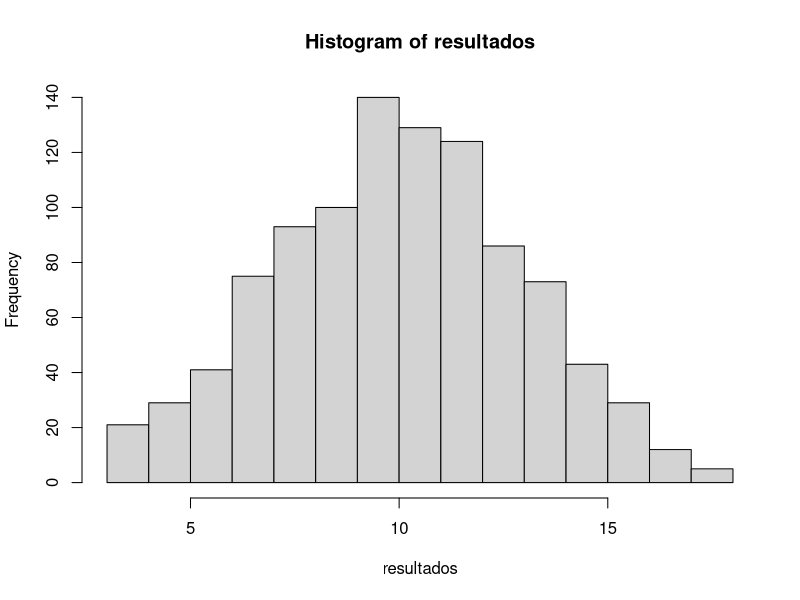

Reproduce this figure in R.
## ---- chunk 1
knitr::opts_chunk$set(collapse = TRUE)
## ---- chunk 2
(1 + sqrt(5))/2
## ---- chunk 3
1/0
-1/0
## ---- chunk 4
# NaN é o resultado de uma operação matemática inválida. Significa Not A Number
0/0
# NULL é o vazio do R. É como se o objeto não existisse
NULL
a = NULL
is.null(integer(length = 0)) # veja que um vetor, mesmo sem elementos não é NULL
# NA é uma constante lógica do R. Siginifica Not Availlable. NA pode ser 
# convertido para quase todos os tipos de vetores do R. É usado principalmente para
# indicar valores faltantes.
NA
# Inf é significa infinito. É o resultado de operações matemáticas cujo limite é infinito.
1/0
1/Inf
## ---- chunk 5
5 + (3 * 10) %/% 3 == 15
## ---- chunk 6
x <- 4
if(x == 4) {
  'isso aqui apareceu'
}
x
## ---- chunk 7
for (i in 1:4){
  if(i %% 2 == 0){
    print(paste(i, "elefante(s)", paste(rep("incomoda(m)", times = i), collapse = " "), "muito mais"))
  } else {
   print(paste(i, "elefante(s) incomoda(m) muita gente")) 
  }
}
## ---- chunk 8
x <- c(1, 20, 40, 50, 60)
## ---- chunk 9
x <- runif(100)
## ---- chunk 10
mean(x)
## ---- chunk 11
x <- c(runif(99), NA)
mean(x, na.rm = T)
## ---- chunk 12
media <- function(x){
  i <- 1
  tamanho <- length(x)
  soma <- 0
  for(i in 1:tamanho){
    soma <- soma + x[i]
  }
  return(soma/tamanho)
}
## ---- chunk 13
dado <- function(){
  sample(1:6, 1)
}
## ---- chunk 14
soma_dados <- function(n){
  soma <- 0
  for(i in 1:n){
    soma <- soma + sample(1:6, 1)
  }
  return(soma)
}
## ---- chunk 15
resultados <- integer(length = 1000)
for(i in 1:1000){
  resultados[i] <- soma_dados(3)
}
hist(resultados)
